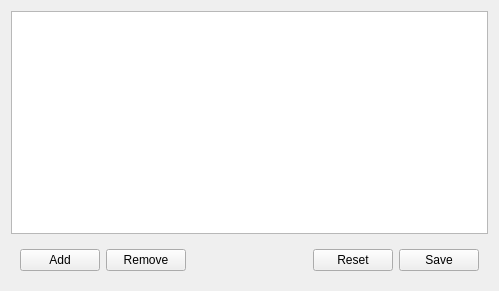
<?xml version="1.0" encoding="UTF-8"?>
<ui version="4.0">
 <class>Form</class>
 <widget class="QWidget" name="Form">
  <property name="geometry">
   <rect>
    <x>0</x>
    <y>0</y>
    <width>499</width>
    <height>291</height>
   </rect>
  </property>
  <property name="windowTitle">
   <string>Form</string>
  </property>
  <layout class="QGridLayout" name="gridLayout">
   <item row="0" column="0">
    <widget class="QTableView" name="tableView"/>
   </item>
   <item row="1" column="0">
    <widget class="QWidget" name="widget" native="true">
     <layout class="QHBoxLayout" name="horizontalLayout">
      <item>
       <widget class="QPushButton" name="addBtn">
        <property name="text">
         <string>Add</string>
        </property>
       </widget>
      </item>
      <item>
       <widget class="QPushButton" name="remBtn">
        <property name="text">
         <string>Remove</string>
        </property>
       </widget>
      </item>
      <item>
       <spacer name="horizontalSpacer">
        <property name="orientation">
         <enum>Qt::Horizontal</enum>
        </property>
        <property name="sizeHint" stdset="0">
         <size>
          <width>40</width>
          <height>20</height>
         </size>
        </property>
       </spacer>
      </item>
      <item>
       <widget class="QPushButton" name="ResetBtn">
        <property name="text">
         <string>Reset</string>
        </property>
       </widget>
      </item>
      <item>
       <widget class="QPushButton" name="saveBtn">
        <property name="text">
         <string>Save</string>
        </property>
       </widget>
      </item>
     </layout>
    </widget>
   </item>
  </layout>
 </widget>
 <resources/>
 <connections/>
</ui>
